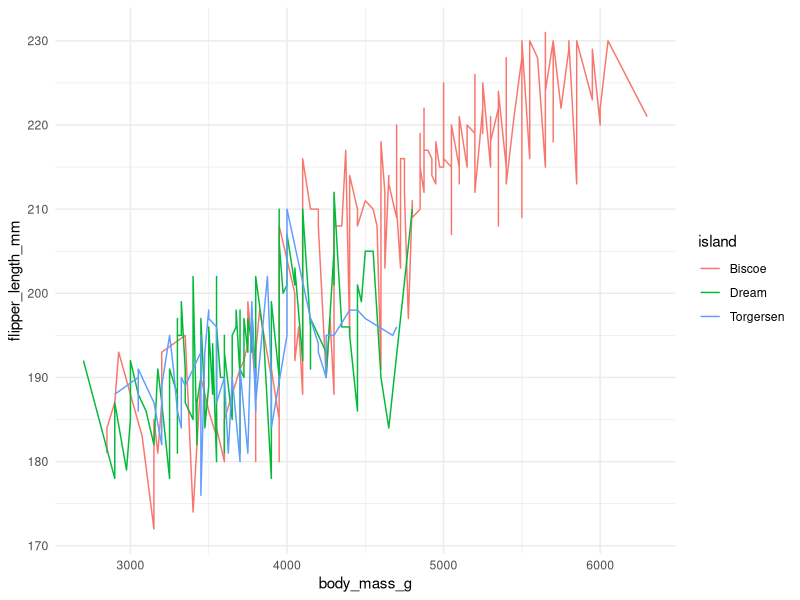

This chart was generated by the following R code:
#install.packages("palmerpenguins")

library(tidyverse)

penguins <- palmerpenguins::penguins

penguins %>% 
  ggplot() +
  geom_line(aes(x = body_mass_g, 
                 y = flipper_length_mm,
                 color = island)) +
  theme_minimal()
